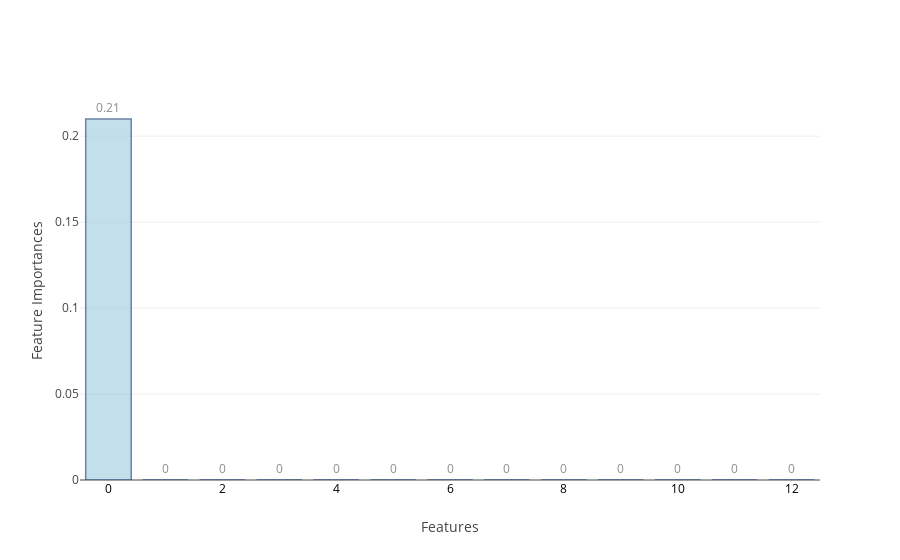
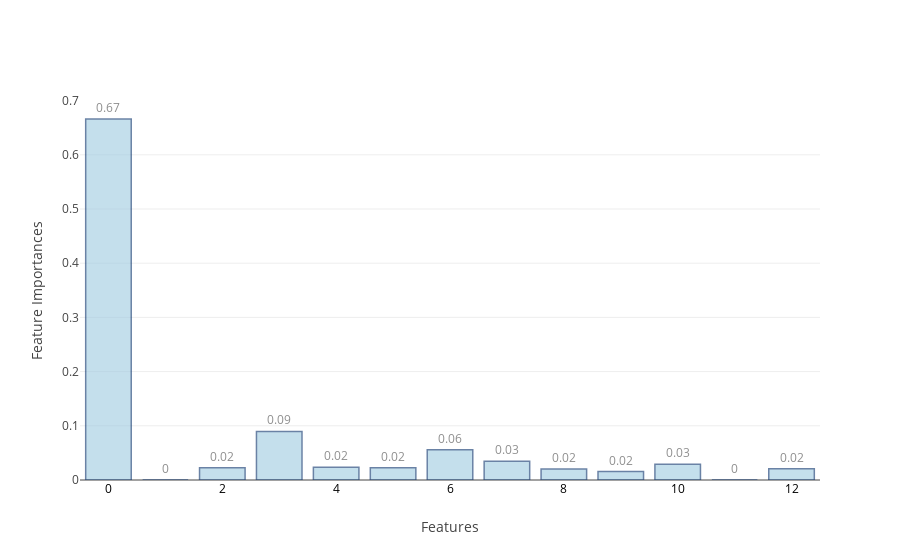
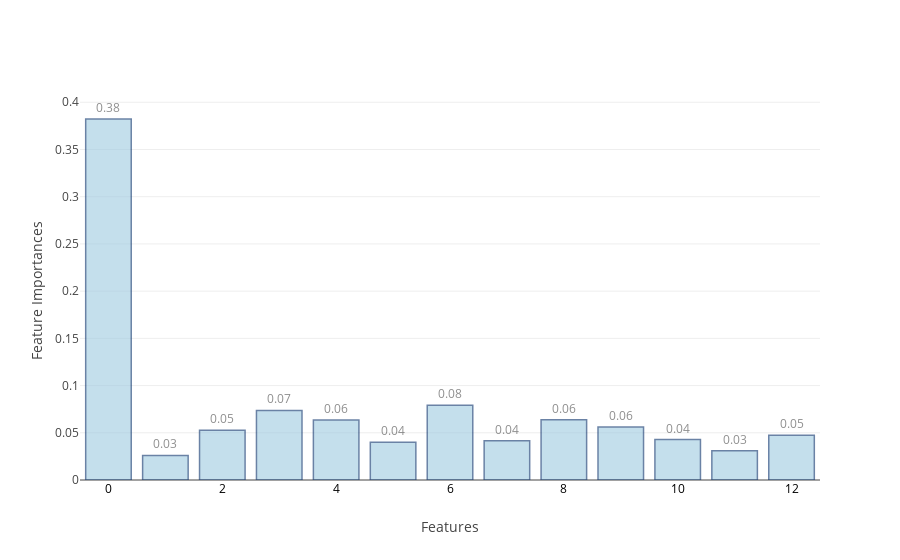
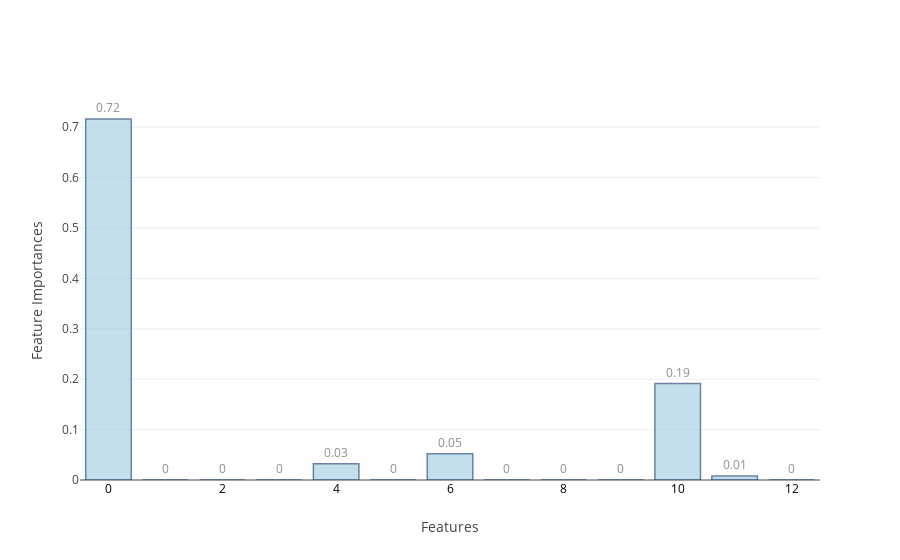

Notebook code for these charts, in order:
### Code cell
feat_imp=[None]*4
j=0
for i in range(0,9):
    if i>=2 and i<=5:
        model,cm_train,cm_test,acc_train,acc_test,cm,accuracy,threshold,roc_auc,feat_imp[j]=f[i](X_train,Y_train,X_test,Y_test)
        j=j+1
    else:
        model,cm_train,cm_test,acc_train,acc_test,cm,accuracy,threshold,roc_auc=f[i](X_train,Y_train,X_test,Y_test)
    table_80_50_train.loc[i]=   ([acc_train,cm_train.TP,cm_train.TN,cm_train.FP,cm_train.FN,cm_train.FPR,cm_train.FNR])
    table_80_50_test.loc[i] =   ([acc_test ,cm_test.TP, cm_test.TN, cm_test.FP, cm_test.FN, cm_test.FPR, cm_test.FNR])
    table_80_50_test_roc.loc[i]=([accuracy, cm.TP,  cm.TN,   cm.FP, cm.FN,  cm.FPR, cm.FNR, threshold,roc_auc])
    print("\n")

### Figure 1 — Plotly figure (JSON) as saved in the notebook; plotly's stock layout.template omitted (floating-point values rounded to 4 significant figures)
{"data": [{"marker": {"color": "rgb(158,202,225)", "line": {"color": "rgb(8,48,107)", "width": 1.5}}, "opacity": 0.6, "text": [0.21, 0, 0, 0, 0, 0, 0, 0, 0, 0, 0, 0, 0], "textposition": "outside", "type": "bar", "uid": "3c5d730a-b678-4173-ae23-26c326b68aa8", "x": [0, 1, 2, 3, 4, 5, 6, 7, 8, 9, 10, 11, 12], "y": [0.21, 0, 0, 0, 0, 0, 0, 0, 0, 0, 0, 0, 0]}], "layout": {"xaxis": {"tickfont": {"color": "black", "size": 12}, "title": "Features"}, "yaxis": {"title": "Feature Importances"}}}

### Figure 2 — Plotly figure (JSON) as saved in the notebook; plotly's stock layout.template omitted (floating-point values rounded to 4 significant figures)
{"data": [{"marker": {"color": "rgb(158,202,225)", "line": {"color": "rgb(8,48,107)", "width": 1.5}}, "opacity": 0.6, "text": [0.67, 0, 0.02, 0.09, 0.02, 0.02, 0.06, 0.03, 0.02, 0.02, 0.03, 0, 0.02], "textposition": "outside", "type": "bar", "uid": "18a9e9f4-bf6c-4936-862f-aa8c604bbd4c", "x": [0, 1, 2, 3, 4, 5, 6, 7, 8, 9, 10, 11, 12], "y": [0.666, 0, 0.02252, 0.08951, 0.02331, 0.02255, 0.05591, 0.03476, 0.02007, 0.01569, 0.02905, 0, 0.0206]}], "layout": {"xaxis": {"tickfont": {"color": "black", "size": 12}, "title": "Features"}, "yaxis": {"title": "Feature Importances"}}}

### Figure 3 — Plotly figure (JSON) as saved in the notebook; plotly's stock layout.template omitted (floating-point values rounded to 4 significant figures)
{"data": [{"marker": {"color": "rgb(158,202,225)", "line": {"color": "rgb(8,48,107)", "width": 1.5}}, "opacity": 0.6, "text": [0.38, 0.03, 0.05, 0.07, 0.06, 0.04, 0.08, 0.04, 0.06, 0.06, 0.04, 0.03, 0.05], "textposition": "outside", "type": "bar", "uid": "859189db-b63b-4ac5-bccf-a586fc500eb7", "x": [0, 1, 2, 3, 4, 5, 6, 7, 8, 9, 10, 11, 12], "y": [0.3823, 0.02606, 0.0526, 0.07362, 0.06363, 0.0399, 0.07925, 0.04167, 0.06368, 0.05605, 0.04277, 0.03103, 0.04746]}], "layout": {"xaxis": {"tickfont": {"color": "black", "size": 12}, "title": "Features"}, "yaxis": {"title": "Feature Importances"}}}

### Figure 4 — Plotly figure (JSON) as saved in the notebook; plotly's stock layout.template omitted (floating-point values rounded to 4 significant figures)
{"data": [{"marker": {"color": "rgb(158,202,225)", "line": {"color": "rgb(8,48,107)", "width": 1.5}}, "opacity": 0.6, "text": [0.72, 0, 0, 0, 0.03, 0, 0.05, 0, 0, 0, 0.19, 0.01, 0], "textposition": "outside", "type": "bar", "uid": "66f4e52e-e1fb-403d-aaf9-099e1ef9ff8d", "x": [0, 1, 2, 3, 4, 5, 6, 7, 8, 9, 10, 11, 12], "y": [0.7161, 0, 0, 0, 0.03237, 0, 0.05226, 0, 0, 0, 0.1912, 0.008071, 0]}], "layout": {"xaxis": {"tickfont": {"color": "black", "size": 12}, "title": "Features"}, "yaxis": {"title": "Feature Importances"}}}
